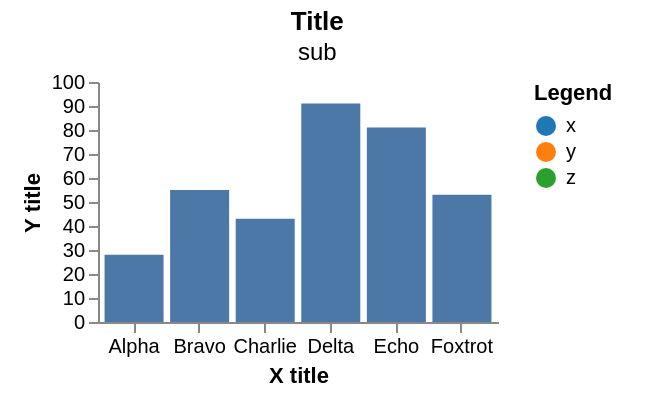

Write the Vega-Lite specification saved for this chart.
### Vega specification from a JSON file in a GitHub repository (floating-point values rounded to 4 significant figures)
{"width": 200, "height": 120, "padding": {"left": 10, "right": 20, "top": 5, "bottom": 15}, "data": [{"name": "t", "values": [{"a": "Alpha", "b": 28, "c": "x", "d": 1}, {"a": "Bravo", "b": 55, "c": "y", "d": 2}, {"a": "Charlie", "b": 43, "c": "x", "d": 3}, {"a": "Delta", "b": 91, "c": "z", "d": 4}, {"a": "Echo", "b": 81, "c": "y", "d": 5}, {"a": "Foxtrot", "b": 53, "c": "z", "d": 6}]}], "scales": [{"name": "x", "type": "band", "domain": {"data": "t", "field": "a"}, "range": "width", "padding": 0.1}, {"name": "y", "type": "linear", "domain": {"data": "t", "field": "b"}, "range": "height", "nice": true}, {"name": "color", "type": "ordinal", "domain": {"data": "t", "field": "c"}, "range": {"scheme": "category10"}}, {"name": "ramp", "type": "linear", "domain": {"data": "t", "field": "d"}, "range": {"scheme": "blues"}}, {"name": "size", "type": "linear", "domain": {"data": "t", "field": "b"}, "range": [10, 200]}, {"name": "shape", "type": "ordinal", "domain": {"data": "t", "field": "c"}, "range": "symbol"}, {"name": "quant", "type": "quantize", "domain": [0, 100], "range": {"scheme": "greens", "count": 4}}], "marks": [{"type": "rect", "from": {"data": "t"}, "encode": {"enter": {"x": {"scale": "x", "field": "a"}, "width": {"scale": "x", "band": 1}, "y": {"scale": "y", "field": "b"}, "y2": {"scale": "y", "value": 0}}}}], "autosize": {"type": "pad", "contains": "padding"}, "axes": [{"orient": "bottom", "scale": "x", "title": "X title"}, {"orient": "left", "scale": "y", "title": "Y title"}], "legends": [{"fill": "color", "title": "Legend"}], "title": {"text": "Title", "subtitle": "sub"}}
